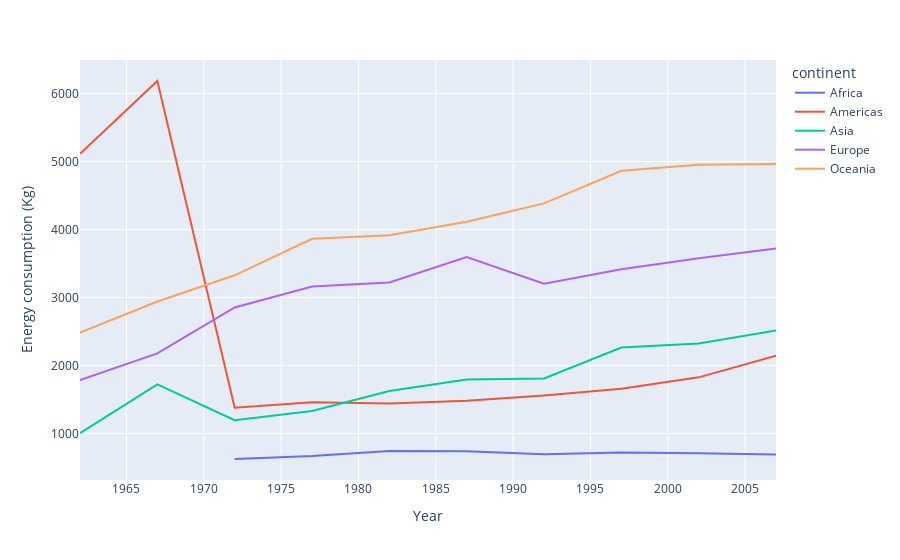

Here is the notebook cell this chart was saved with:
### Markdown cell above
## Question 5
Now, without further guidance, use your Python Data Science skills (and the correct statistical tests) to answer the following:
What is the relationship between continent and 'Energy use (kg of oil equivalent per capita)'? (Stats test needed)

### Approach
Visualize the trends and average energy use per continent <br>
Perform an ANOVA test to compare the means <br>
Check which pairs have signinficant differences: T-test <br>

### Code cell
energy_data = my_data[["continent", "Year",
                       "Energy use (kg of oil equivalent per capita)"]]

energy_data = energy_data.pivot_table(
    index=["Year"], columns="continent").droplevel(0, axis=1)
energy_data = energy_data.reset_index(drop=False, inplace=False)

#Lets view the data as time-series
fig = pltx.line(energy_data, x="Year", y=energy_data.columns)
fig.update_yaxes(title="Energy consumption (Kg)")
fig.show()

### Figure 1 — Plotly figure (JSON) as saved in the notebook; plotly's stock layout.template omitted (floating-point values rounded to 4 significant figures)
{"data": [{"hovertemplate": "continent=Africa<br>Year=%{x}<br>value=%{y}<extra></extra>", "legendgroup": "Africa", "line": {"color": "#636efa", "dash": "solid"}, "marker": {"symbol": "circle"}, "mode": "lines", "name": "Africa", "orientation": "v", "showlegend": true, "type": "scatter", "x": [1962, 1967, 1972, 1977, 1982, 1987, 1992, 1997, 2002, 2007], "xaxis": "x", "y": [null, null, 624.3, 669.7, 740.6, 736.6, 692.4, 720.9, 709.6, 690.3], "yaxis": "y"}, {"hovertemplate": "continent=Americas<br>Year=%{x}<br>value=%{y}<extra></extra>", "legendgroup": "Americas", "line": {"color": "#EF553B", "dash": "solid"}, "marker": {"symbol": "circle"}, "mode": "lines", "name": "Americas", "orientation": "v", "showlegend": true, "type": "scatter", "x": [1962, 1967, 1972, 1977, 1982, 1987, 1992, 1997, 2002, 2007], "xaxis": "x", "y": [5113.0, 6184.0, 1379.0, 1459.0, 1442.0, 1480.0, 1559.0, 1658.0, 1825.0, 2142.0], "yaxis": "y"}, {"hovertemplate": "continent=Asia<br>Year=%{x}<br>value=%{y}<extra></extra>", "legendgroup": "Asia", "line": {"color": "#00cc96", "dash": "solid"}, "marker": {"symbol": "circle"}, "mode": "lines", "name": "Asia", "orientation": "v", "showlegend": true, "type": "scatter", "x": [1962, 1967, 1972, 1977, 1982, 1987, 1992, 1997, 2002, 2007], "xaxis": "x", "y": [1004.0, 1721.0, 1194.0, 1330.0, 1625.0, 1794.0, 1808.0, 2265.0, 2322.0, 2513.0], "yaxis": "y"}, {"hovertemplate": "continent=Europe<br>Year=%{x}<br>value=%{y}<extra></extra>", "legendgroup": "Europe", "line": {"color": "#ab63fa", "dash": "solid"}, "marker": {"symbol": "circle"}, "mode": "lines", "name": "Europe", "orientation": "v", "showlegend": true, "type": "scatter", "x": [1962, 1967, 1972, 1977, 1982, 1987, 1992, 1997, 2002, 2007], "xaxis": "x", "y": [1787.0, 2178.0, 2853.0, 3161.0, 3219.0, 3593.0, 3203.0, 3414.0, 3575.0, 3721.0], "yaxis": "y"}, {"hovertemplate": "continent=Oceania<br>Year=%{x}<br>value=%{y}<extra></extra>", "legendgroup": "Oceania", "line": {"color": "#FFA15A", "dash": "solid"}, "marker": {"symbol": "circle"}, "mode": "lines", "name": "Oceania", "orientation": "v", "showlegend": true, "type": "scatter", "x": [1962, 1967, 1972, 1977, 1982, 1987, 1992, 1997, 2002, 2007], "xaxis": "x", "y": [2482.0, 2941.0, 3326.0, 3863.0, 3915.0, 4113.0, 4384.0, 4864.0, 4954.0, 4961.0], "yaxis": "y"}], "layout": {"legend": {"title": {"text": "continent"}, "tracegroupgap": 0}, "margin": {"t": 60}, "xaxis": {"anchor": "y", "domain": [0, 1], "title": {"text": "Year"}}, "yaxis": {"anchor": "x", "domain": [0, 1], "title": {"text": "Energy consumption (Kg)"}}}}
